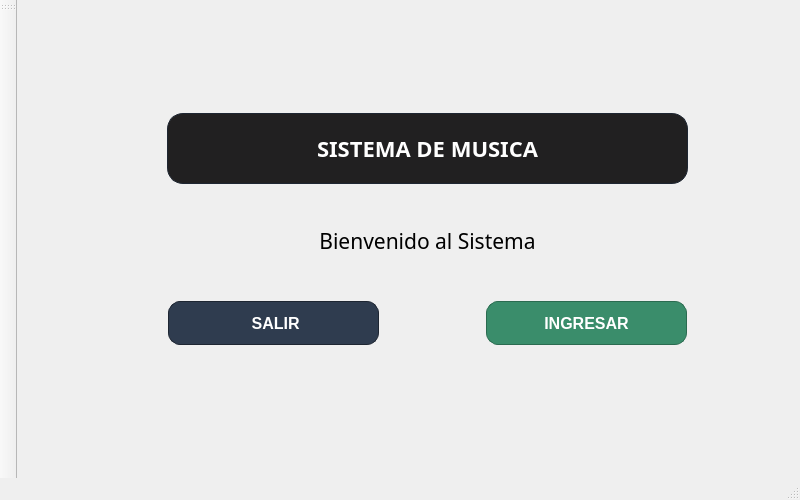
<?xml version="1.0" encoding="UTF-8"?>
<ui version="4.0">
 <class>MainWindow</class>
 <widget class="QMainWindow" name="MainWindow">
  <property name="enabled">
   <bool>true</bool>
  </property>
  <property name="geometry">
   <rect>
    <x>0</x>
    <y>0</y>
    <width>800</width>
    <height>500</height>
   </rect>
  </property>
  <property name="windowTitle">
   <string>MuSicQT</string>
  </property>
  <widget class="QWidget" name="centralwidget">
   <widget class="QLabel" name="titulo">
    <property name="geometry">
     <rect>
      <x>150</x>
      <y>113</y>
      <width>521</width>
      <height>71</height>
     </rect>
    </property>
    <property name="font">
     <font>
      <family>Source Code Pro Medium</family>
      <pointsize>-1</pointsize>
      <bold>true</bold>
     </font>
    </property>
    <property name="layoutDirection">
     <enum>Qt::LayoutDirection::LeftToRight</enum>
    </property>
    <property name="styleSheet">
     <string notr="true">font-size: 22px;
font-weight: bold;
color: white;
background-color: #212021;
border-radius: 16px;
padding: 10px 20px;
border: 1px solid #1E2632;
</string>
    </property>
    <property name="text">
     <string>SISTEMA DE MUSICA</string>
    </property>
    <property name="alignment">
     <set>Qt::AlignmentFlag::AlignCenter</set>
    </property>
   </widget>
   <widget class="QPushButton" name="botonSalir">
    <property name="geometry">
     <rect>
      <x>151</x>
      <y>301</y>
      <width>211</width>
      <height>44</height>
     </rect>
    </property>
    <property name="font">
     <font>
      <pointsize>-1</pointsize>
      <bold>true</bold>
     </font>
    </property>
    <property name="styleSheet">
     <string notr="true">font-size: 16px;
font-weight: bold;
color: white;
background-color: #2F3C4F;
border-radius: 12px;
padding: 10px 20px;
border: 1px solid #1E2632;
</string>
    </property>
    <property name="text">
     <string>       SALIR      </string>
    </property>
   </widget>
   <widget class="QPushButton" name="botonIngresar">
    <property name="geometry">
     <rect>
      <x>469</x>
      <y>301</y>
      <width>201</width>
      <height>44</height>
     </rect>
    </property>
    <property name="font">
     <font>
      <pointsize>-1</pointsize>
      <bold>true</bold>
     </font>
    </property>
    <property name="layoutDirection">
     <enum>Qt::LayoutDirection::LeftToRight</enum>
    </property>
    <property name="styleSheet">
     <string notr="true">font-size: 16px;
font-weight: bold;
color: white;
background-color: #3A8D6B;
border-radius: 12px;
padding: 10px 20px;
border: 1px solid #2B6B50;
</string>
    </property>
    <property name="text">
     <string>  INGRESAR  </string>
    </property>
   </widget>
   <widget class="QLabel" name="subtitulo">
    <property name="geometry">
     <rect>
      <x>150</x>
      <y>230</y>
      <width>521</width>
      <height>21</height>
     </rect>
    </property>
    <property name="font">
     <font>
      <family>Rockwell</family>
      <pointsize>16</pointsize>
     </font>
    </property>
    <property name="layoutDirection">
     <enum>Qt::LayoutDirection::RightToLeft</enum>
    </property>
    <property name="text">
     <string>Bienvenido al Sistema</string>
    </property>
    <property name="alignment">
     <set>Qt::AlignmentFlag::AlignCenter</set>
    </property>
   </widget>
  </widget>
  <widget class="QMenuBar" name="menubar">
   <property name="geometry">
    <rect>
     <x>0</x>
     <y>0</y>
     <width>800</width>
     <height>21</height>
    </rect>
   </property>
  </widget>
  <widget class="QStatusBar" name="statusbar"/>
  <widget class="QToolBar" name="toolBar">
   <property name="windowTitle">
    <string>toolBar</string>
   </property>
   <attribute name="toolBarArea">
    <enum>LeftToolBarArea</enum>
   </attribute>
   <attribute name="toolBarBreak">
    <bool>false</bool>
   </attribute>
  </widget>
 </widget>
 <resources/>
 <connections/>
</ui>
